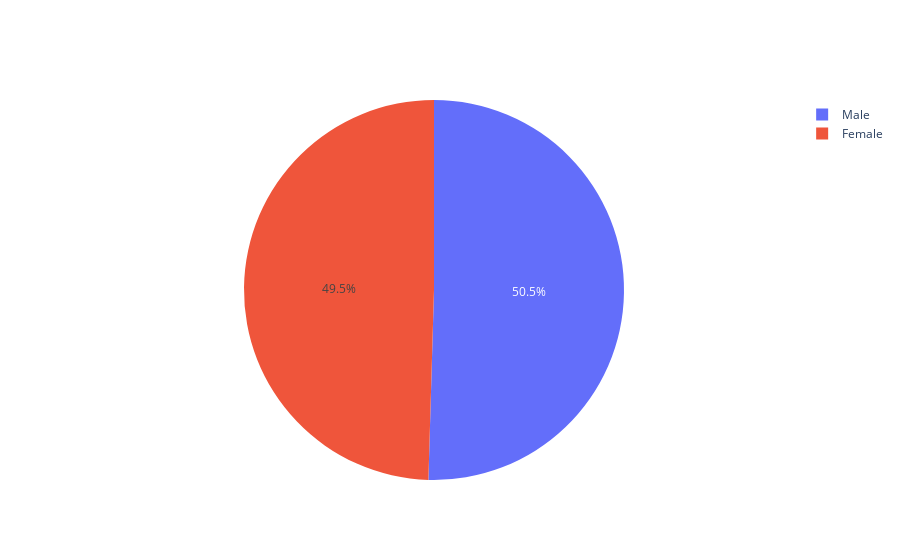

This figure's notebook cell:
### Code cell
genders = list(df['gender'].unique())
genders_values = len(df[df['gender'] == genders[0]]), len(df[df['gender'] == genders[1]])
pie_fig = go.Figure(data=[go.Pie(labels=genders, values=genders_values)])
pie_fig.show()
pie_fig.write_html("gr1_1.html")

### Figure 1 — Plotly figure (JSON) as saved in the notebook; plotly's stock layout.template omitted (floating-point values rounded to 4 significant figures)
{"data": [{"labels": ["Female", "Male"], "type": "pie", "values": [3483, 3549]}], "layout": {}}
